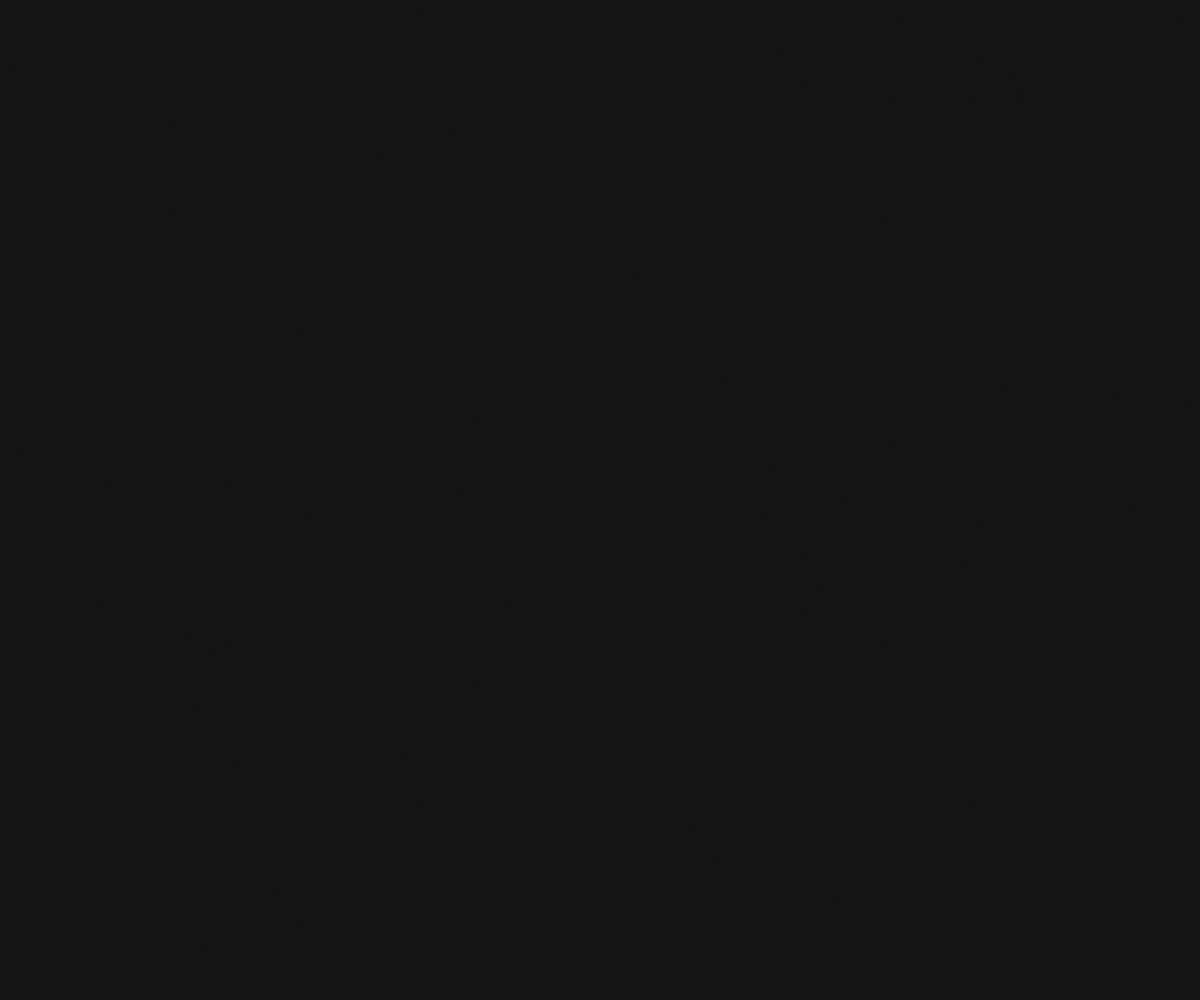
Frame 1 (no input)
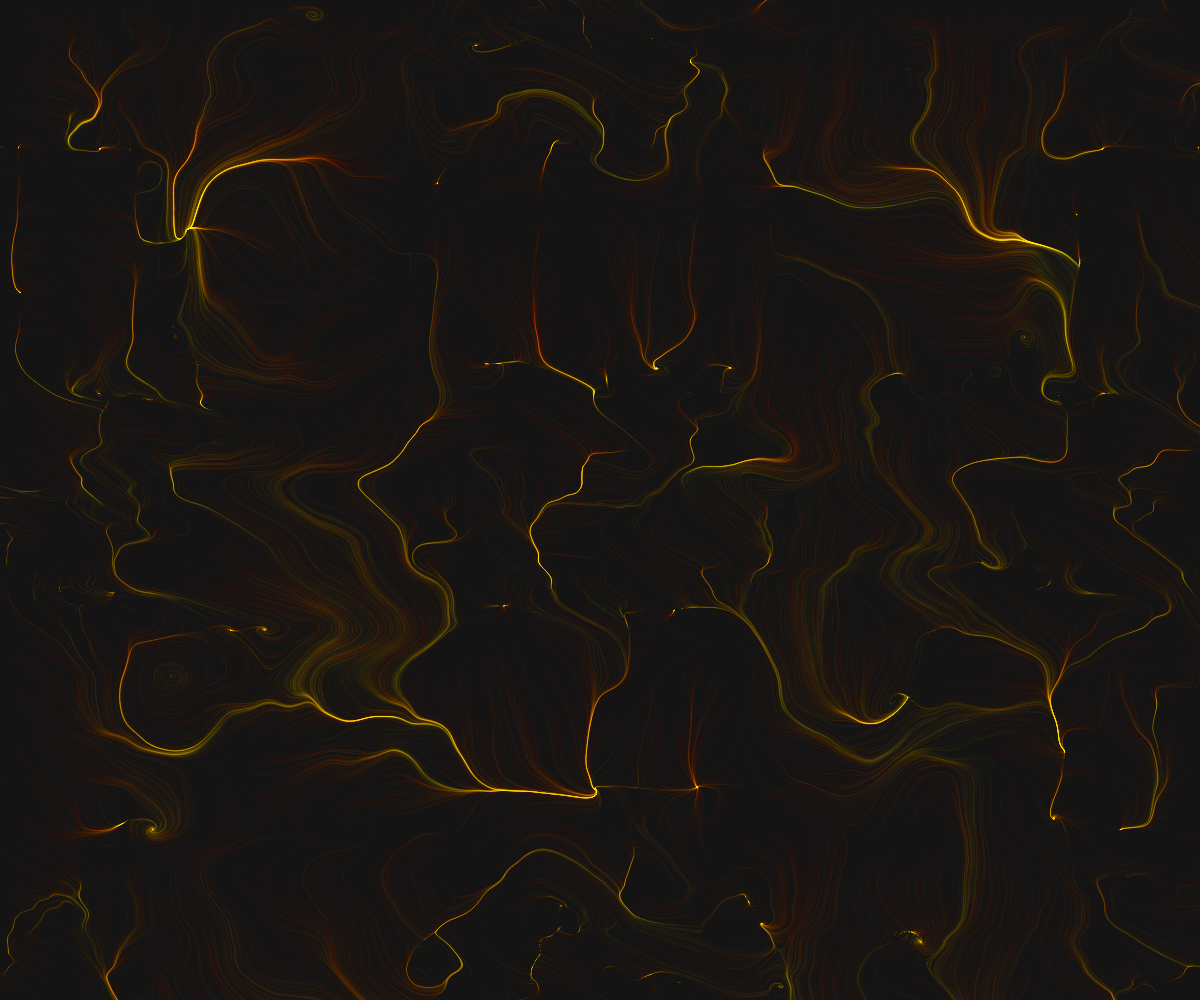
Frame 60 (no input)
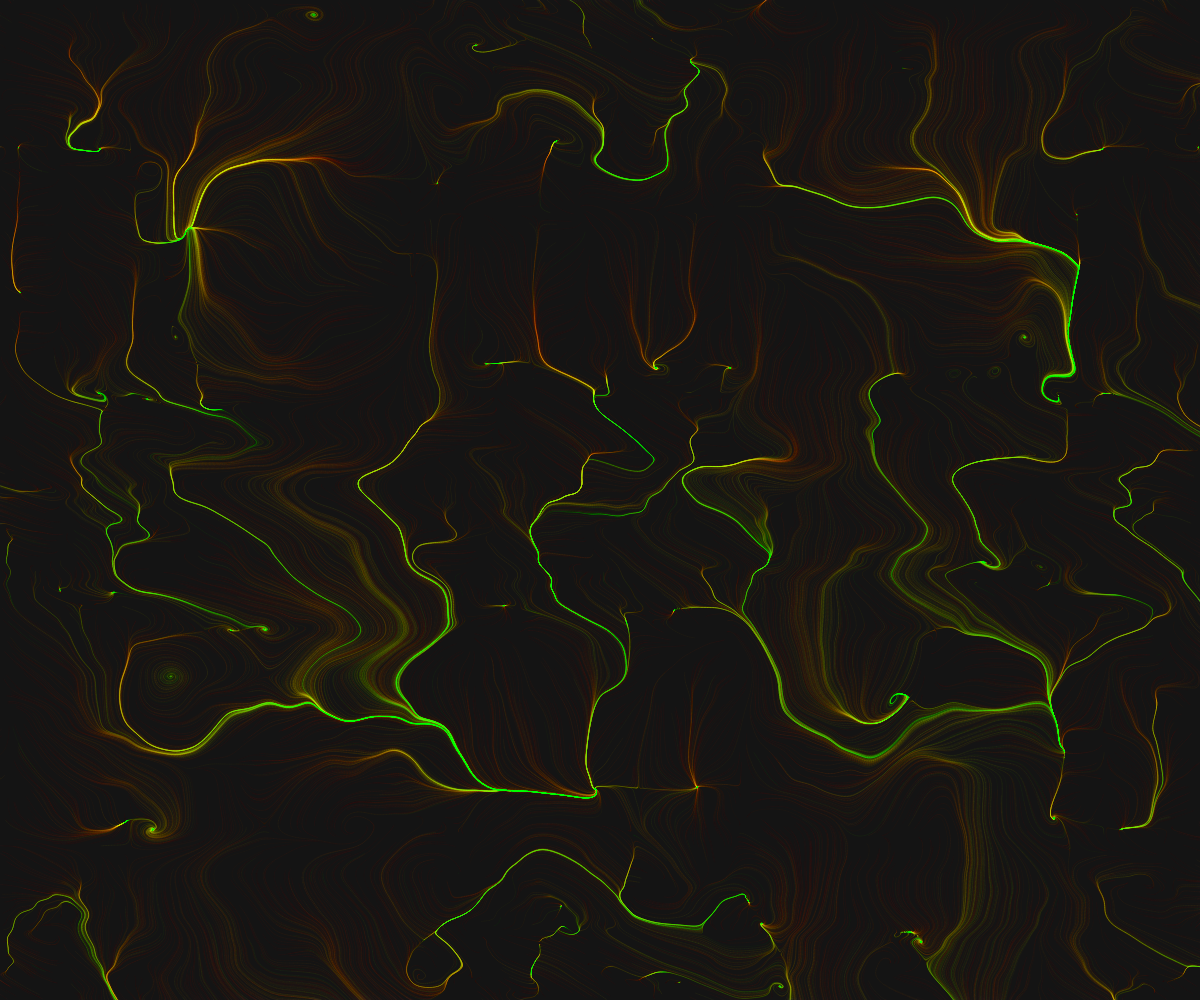
Frame 120 (the mouse pressed at the canvas centre since frame 60)

The p5.js sketch that drew these frames (run headless with seeded random() and noise() and a simulated clock; from frame 60 on, the mouse is pressed at the canvas centre):

// p5.js sketch
// ── sketch.js
var numberOfParticles = 10000;
var particles = [];
var a1, a2, a3, a4, a5, aMax;

function setup() {
  createCanvas(windowWidth, windowHeight);
  background(20);
  noFill();
  colorMode(HSB, 360, 255, 255, 255);
  strokeWeight(0.1);
  reset();
}

function reset() {
  noiseDetail(int(random(1, 5)));
  aMax = 5;
  a1 = random(1, aMax);
  a2 = random(1, aMax);
  a3 = random(1, aMax);
  a4 = random(1, aMax);
  a5 = 10;

  for (let i = 0; i < numberOfParticles; i++) {
    particles[i] = new Particle(i);
  }
}

function draw() {

  for (let i = 0; i < numberOfParticles; i++) {
    particles[i].run();
  }
}

function Particle(index) {
  this.index = index;
  this.velocity = createVector(200, 200, 200);
  this.acceleration = createVector(200, 200, 200);
  this.position0 = createVector(random(0, width), random(0, height), random(0, sin(height)));
  this.position = this.position0.copy();
  this.trans = random(50, 100);
  // this.hu = (noise(a1 * cos(PI * this.position.x * width), a1 * sin(PI * this.position.y / height))* 720) % random(360); 
  // this.sat = noise(a2 * sin(PI * this.position.x * width), a2 * sin(PI * this.position.y / height))* 255;
  // this.bri = noise(a3 * cos(PI * this.position.x * width), a3 * cos(PI * this.position.y / height))* 255;

  this.run = () => {
    this.update();
    this.show();
  }

  this.update = () => {
    this.velocity = createVector(1 - 2 * noise(a4 + a2 * sin(TAU * this.position.x / width), a4 + a2 * sin(TAU * this.position.y / height)),
      1 - 2 * noise(a2 + a3 * cos(TAU * this.position.x / width), a4 + a3 * cos(TAU * this.position.y / height))
    );

    this.velocity.mult(a5);

    this.velocity.rotate(sin(90) * noise(a4 + a3 * sin(TAU * this.position.x / width)));
    this.position0 = this.position.copy();
    this.position.add(this.velocity);
  }

  this.show = () => {

    // stroke(255, this.trans);
    stroke((frameCount) % 255, 255, 255, this.trans);

    line(this.position0.x, this.position0.y, this.position.x, this.position.y);

    if (this.position.x > width || this.position.x < 0 || this.position.y > height || this.position.y < 0) {
      this.position0 = createVector(random(0, width), random(0, height), random(8, width * height));
      this.position = this.position0.copy();
    }

  }
}
